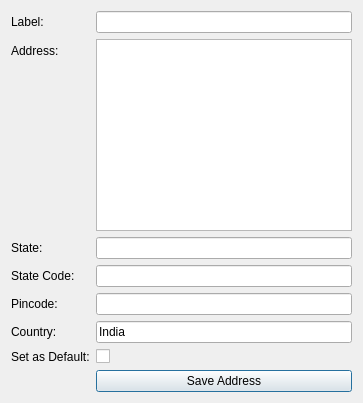
<?xml version="1.0" encoding="UTF-8"?>
<ui version="4.0">
 <class>AddressDialog</class>
 <widget class="QDialog" name="AddressDialog">
  <property name="windowTitle"><string>Address Details</string></property>

  <layout class="QFormLayout" name="formLayout">

   <item row="0" column="0"><widget class="QLabel" name="labelLabel">
     <property name="text"><string>Label:</string></property></widget></item>
   <item row="0" column="1"><widget class="QLineEdit" name="leLabel"/></item>

   <item row="1" column="0"><widget class="QLabel" name="labelAddress">
     <property name="text"><string>Address:</string></property></widget></item>
   <item row="1" column="1"><widget class="QTextEdit" name="teAddress"/></item>

   <item row="2" column="0"><widget class="QLabel" name="labelState">
     <property name="text"><string>State:</string></property></widget></item>
   <item row="2" column="1"><widget class="QLineEdit" name="leState"/></item>

   <item row="3" column="0"><widget class="QLabel" name="labelStateCode">
     <property name="text"><string>State Code:</string></property></widget></item>
   <item row="3" column="1"><widget class="QLineEdit" name="leStateCode"/></item>

   <item row="4" column="0"><widget class="QLabel" name="labelPincode">
     <property name="text"><string>Pincode:</string></property></widget></item>
   <item row="4" column="1"><widget class="QLineEdit" name="lePincode"/></item>

   <item row="5" column="0"><widget class="QLabel" name="labelCountry">
     <property name="text"><string>Country:</string></property></widget></item>
   <item row="5" column="1"><widget class="QLineEdit" name="leCountry">
       <property name="text"><string>India</string></property>
   </widget></item>

   <item row="6" column="0"><widget class="QLabel" name="labelDefault">
     <property name="text"><string>Set as Default:</string></property></widget></item>
   <item row="6" column="1"><widget class="QCheckBox" name="chkDefault"/></item>

   <item row="7" column="1">
    <widget class="QPushButton" name="btnSave">
      <property name="text"><string>Save Address</string></property>
    </widget>
   </item>

  </layout>
 </widget>
 <resources/>
 <connections/>
</ui>
